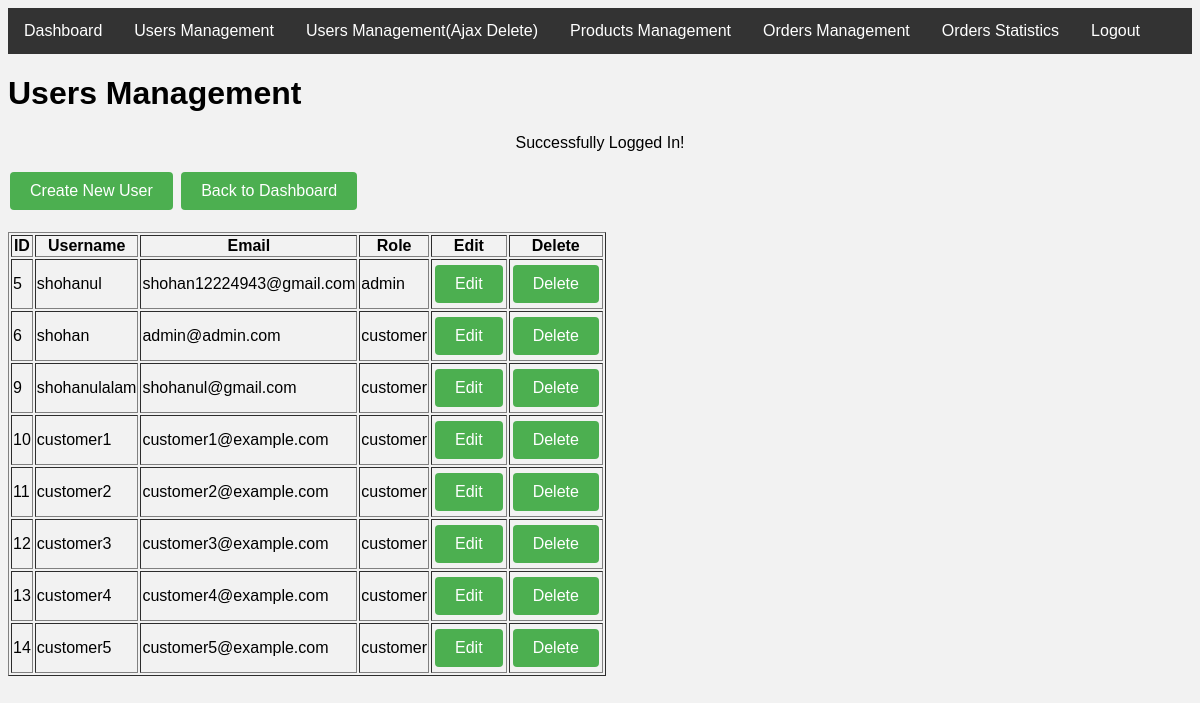
Screenshot of /mvc-oop/View/users-management.php (signed in) with the database file from the repository.
### tables this page shows
CREATE TABLE `users` (
  `id` int(11) NOT NULL,
  `username` varchar(255) NOT NULL,
  `password` varchar(255) NOT NULL,
  `email` varchar(255) NOT NULL,
  `role` varchar(255) NOT NULL,
  `token` varchar(255) DEFAULT NULL
);

### mvc-oop/View/users-management.php (the view, shortened to what this page needs)
<?php
$user_role = $_SESSION['logged_in_user']['role'];
?>
<?php
include_once "header.php";
include_once "navigation-menu.php";
?>
<?php
$db = new DatabaseConnection();
$conn = $db->getConnection();
$sql = "SELECT * FROM users";
$result = mysqli_query($conn, $sql);
$users = array();
if (mysqli_num_rows($result) > 0) {
  while ($row = mysqli_fetch_assoc($result)) {
    $users[] = $row;
  }
}
?>
<h1>Users Management</h1>
<?php if (isset($_SESSION['messages'])) : ?>
  <?php foreach ($_SESSION['messages'] as $message) : ?>
    <center>
      <p><?php echo $message; ?></p>
    </center>
  <?php endforeach; ?>
<?php endif; ?>
<a href="add-user-form.php"><button>Create New User</button></a>
<a href="dashboard.php"><button>Back to Dashboard</button></a>
<br>
<br>
<table border="1">
  <thead>
    <tr>
      <th>ID</th>
      <th>Username</th>
      <th>Email</th>
      <th>Role</th>
      <th>Edit
      </th>
      <th>Delete</th>
    </tr>
  </thead>
  <tbody>
    <?php foreach ($users as $user) : ?>
      <tr>
        <td><?php echo $user['id']; ?></td>
        <td><?php echo $user['username']; ?></td>
        <td><?php echo $user['email']; ?></td>
        <td><?php echo $user['role']; ?></td>
        <td>
          <a href="edit-user.php?id=<?php echo $user['id']; ?>"><button>Edit</button></a>
        </td>
        <td>
          <a href="../Controller/DeleteUserController.php?id=<?php echo $user['id']; ?>"><button>Delete</button></a>
        </td>
      </tr>
    <?php endforeach; ?>
  </tbody>
</table>

### mvc-oop/View/header.php (shortened to what this page needs)
<!DOCTYPE html>
<html lang="en">
<head>
    <link rel="stylesheet" href="../Assets/css/main.css">
</head>
<body>

### mvc-oop/View/navigation-menu.php
<ul>
    <li><a href="dashboard.php">Dashboard</a></li>
    <?php if ($user_role == 'admin') : ?>
      <li><a href="users-management.php">Users Management</a></li>
      <li><a href="users-management-ajax-delete.php">Users Management(Ajax Delete)</a></li>
      <li><a href="products-management.php">Products Management</a></li>
      <li><a href="orders-management.php">Orders Management</a></li>
      <li><a href="orders-statistics.php">Orders Statistics</a></li>
    <?php elseif ($user_role == 'salesman') : ?>
      <li><a href="orders-management.php">Orders Management</a></li>
    <?php elseif ($user_role == 'customer') : ?>
      <li><a href='previous_transactions.php'>Previous Transactions</a></li>
      <li><a href='transaction_statistics.php'>Transaction Statistics</a></li>
    <?php endif; ?>
    <li><a href="logout.php">Logout</a></li>
  </ul>

### mvc-oop/Assets/css/main.css (style rules this page uses)
body { font-family: Arial, sans-serif; background-color: #f2f2f2; }
ul { list-style-type: none; margin: 0; padding: 0; overflow: hidden; background-color: #333; margin-bottom: 20px; }
li { float: left; }
li a { display: block; color: white; text-align: center; padding: 14px 16px; text-decoration: none; }
button { background-color: #4CAF50; border: none; color: white; padding: 10px 20px; text-align: center; text-decoration: none; display: inline-block; font-size: 16px; margin: 4px 2px; cursor: pointer; border-radius: 4px; }

### rows the page displays
users: id "5", username "shohanul", email "shohan12224943@gmail.com", role "admin"
users: id "6", username "shohan", email "admin@admin.com", role "customer"
users: id "9", username "shohanulalam", email "shohanul@gmail.com", role "customer"
users: id "10", username "customer1", email "customer1@example.com", role "customer"
users: id "11", username "customer2", email "customer2@example.com", role "customer"
users: id "12", username "customer3", email "customer3@example.com", role "customer"
users: id "13", username "customer4", email "customer4@example.com", role "customer"
users: id "14", username "customer5", email "customer5@example.com", role "customer"

### other values shown
$message "Successfully Logged In!"
